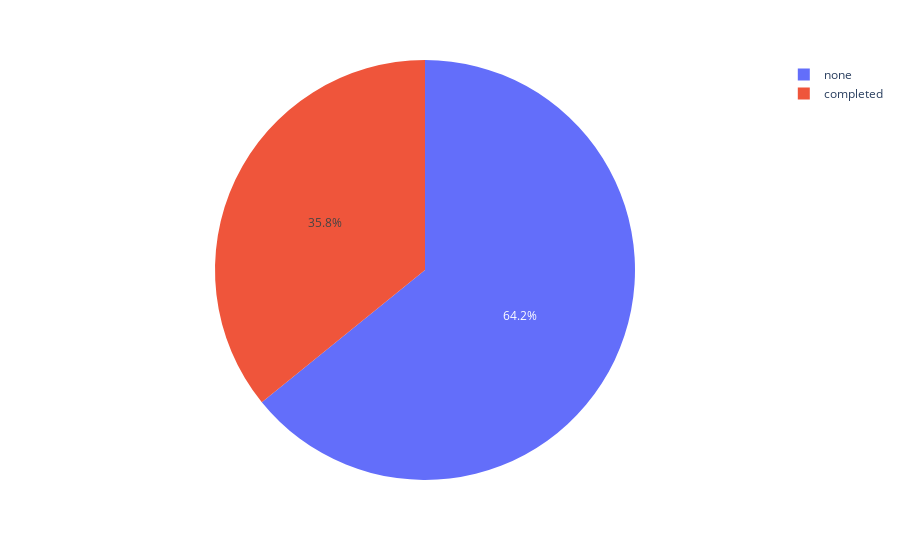

Notebook cell for this chart:
### Code cell
px.pie(df,names='test preparation course')

### Figure 1 — Plotly figure (JSON) as saved in the notebook; plotly's stock layout.template omitted (floating-point values rounded to 4 significant figures; data arrays with more than 128 entries replaced by an {"elided": "..."} marker saying what was removed)
{"data": [{"domain": {"x": [0, 1], "y": [0, 1]}, "hovertemplate": "test preparation course=%{label}<extra></extra>", "labels": {"elided": "999 str values"}, "legendgroup": "", "name": "", "showlegend": true, "type": "pie"}], "layout": {"legend": {"tracegroupgap": 0}, "margin": {"t": 60}}}
